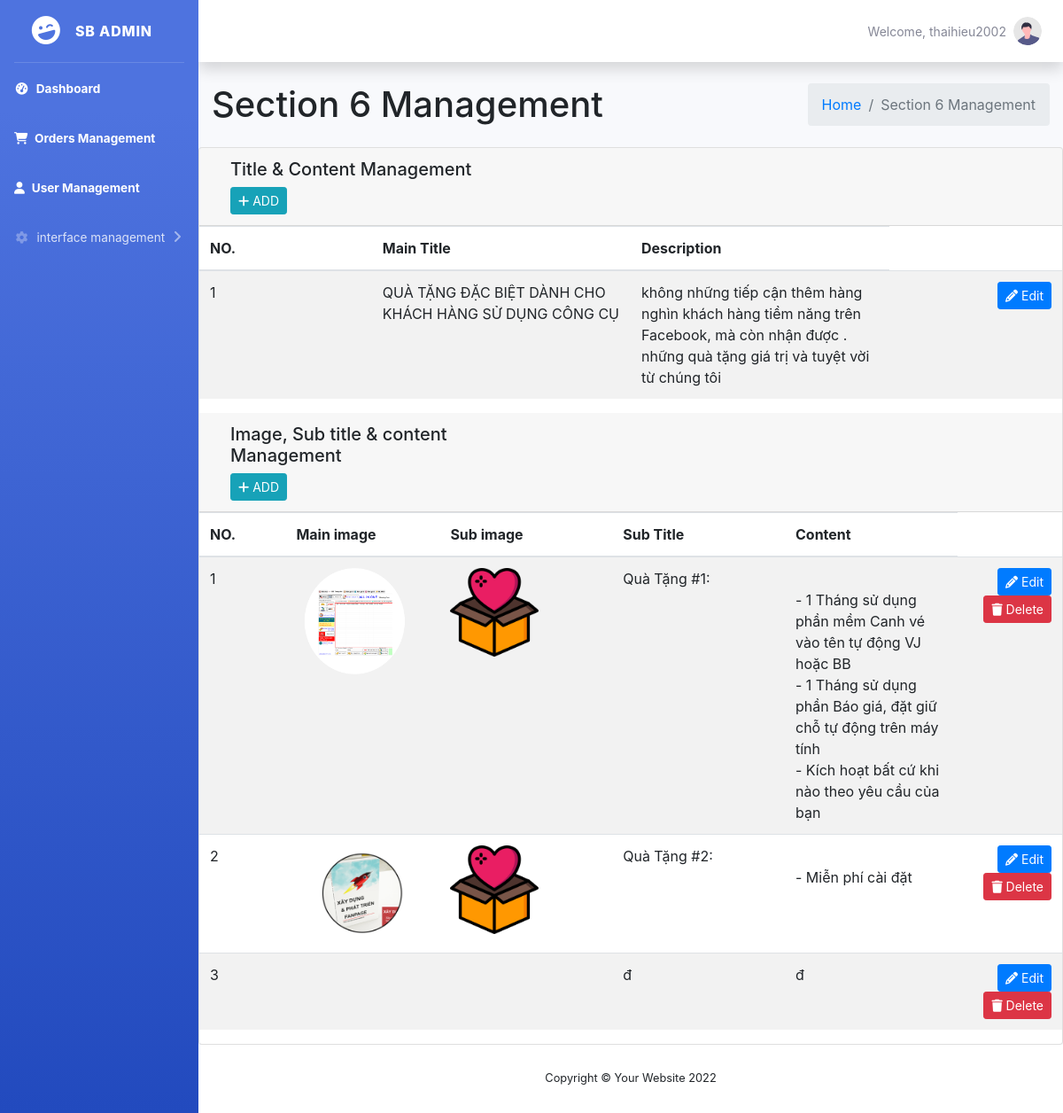
/views/section6.php (signed in), run on the app's committed database.
### tables this page shows
CREATE TABLE IF NOT EXISTS `section_6` (
  `id` int(11) NOT NULL AUTO_INCREMENT,
  `main_title` varchar(500) DEFAULT NULL,
  `des` varchar(500) DEFAULT NULL,
  `main_img` varchar(500) NOT NULL,
  `sub_img` varchar(500) NOT NULL,
  `sub_title` varchar(500) NOT NULL,
  `content` varchar(500) NOT NULL,
  PRIMARY KEY (`id`)
);

### models/db.php (called while the page is built)
<?php
class Db
{
	public static $connection;
    public function __construct()
    {
    if (!self::$connection) {
    self::$connection = new mysqli(DB_HOST, DB_USER, DB_PASSWORD, DB_NAME,PORT);
    self::$connection->set_charset(DB_CHARSET);
    }
    return self::$connection;
    }
}

### models/section6.php (called while the page is built, shortened)
<?php
class Section6 extends Db
{
    public function getAllSection6()
    {
        $sql = self::$connection->prepare("SELECT `main_img`,`sub_img`,`sub_title`,`content`,`id` FROM `section_6` WHERE `main_img` != '' AND `sub_img` != '' AND `sub_title` != '' AND `content` != ''");
        $sql->execute();
        $item = $sql->get_result()->fetch_all(MYSQLI_ASSOC);
        return $item;
    }
    public function getSection6()
    {
        $sql = self::$connection->prepare("SELECT * FROM `section_6` WHERE `main_title` != '' AND `des` != ''");
        $sql->execute();
        $item = $sql->get_result()->fetch_all(MYSQLI_ASSOC);
        return $item;
    }
}

### views/section6.php (the view, shortened to what this page needs)
<?php
include "header.php";
?>
<div class="content-wrapper">
    <section class="content-header">
        <div class="container-fluid">
            <div class="row mb-2">
                <div class="col-sm-6">
                    <h1>Section 6 Management</h1>
                </div>
                <div class="col-sm-6">
                    <ol class="breadcrumb float-sm-right">
                        <li class="breadcrumb-item"><a href="index.php">Home</a></li>
                        <li class="breadcrumb-item active">Section 6 Management</li>
                    </ol>
                </div>
            </div>
        </div>
    </section>
    <section class="content">
        <div class="card">
            <div class="card-header">
                <div class="card-tools">
                    <div class="col-sm-4">
                        <h5>Title & Content Management</h5>
                    </div>
                    <div class="col-sm-8">
                        <button type="button" class="btn btn-info btn-sm" data-toggle="modal" data-target="#addTTSS6"><i class="fas fa-plus"></i> ADD</button>
                    </div>
                </div>
            </div>
            <div class="card-body p-0">
                <table class="table table-striped projects">
                    <thead>
                        <tr>
                            <th style="width: 20%">
                                NO.
                            </th>
                            <th style="width: 30%">
                                Main Title
                            </th>
                            <th style="width: 30%">
                                Description
                            </th>
                        </tr>
                    </thead>
                    <tbody>
                        <?php
                        $count = 1;
                        $getSection6 = $section6->getSection6();
                        foreach ($getSection6 as $value) : ?>
                            <tr>
                                <td><?php echo $count++ ?></td>
                                <td><?php echo $value['main_title'] ?></td>
                                <td><?php echo $value['des'] ?></td>
                                <td class="project-actions text-right">
                                    <a class="btn btn-primary btn-sm" href="editSection6.php?id=<?php echo $value['id']; ?>">
                                        <i class="fas fa-pencil-alt">
                                        </i>
                                        Edit
                                    </a>
                                </td>
                            </tr>
                        <?php endforeach; ?>
                    </tbody>
                </table>
            </div>
            <div class="card-header">
                <div class="card-tools">
                    <div class="col-sm-4">
                        <h5>Image, Sub title & content Management</h5>
                    </div>
                    <div class="col-sm-8">
                        <button type="button" class="btn btn-info btn-sm" data-toggle="modal" data-target="#addSS6"><i class="fas fa-plus"></i> ADD</button>
                    </div>
                </div>
            </div>
            <div class="card-body p-0">
                <table class="table table-striped projects">
                    <thead>
                        <tr>
                            <th style="width: 10%">
                                NO.
                            </th>
                            <th style="width: 15%">
                                Main image
                            </th>
                            <th style="width: 20%">
                                Sub image
                            </th>
                            <th style="width: 20%">
                                Sub Title
                            </th>
                            <th style="width: 20%">
                                Content
                            </th>
                        </tr>
                    </thead>
                    <tbody>
                        <?php
                        $count = 1;
                        $getAllSection6 = $section6->getAllSection6();
                        foreach ($getAllSection6 as $value) : ?>
                            <tr>
                                <td><?php echo $count++ ?></td>
                                <td><img src="../public/image/<?php echo $value['main_img'] ?>" alt="" style="width:150px;"></td>
                                <td><img src="../public/image/<?php echo $value['sub_img'] ?>" alt="" style="width:100px;"></td>
                                <td><?php echo $value['sub_title'] ?></td>
                                <td><?php echo str_replace(" . ", '<br>- ', $value['content']) ?></td>
                                <td class="project-actions text-right">
                                    <a class="btn btn-primary btn-sm" href="editImageSS6.php?id=<?php echo $value['id']; ?>">
                                        <i class="fas fa-pencil-alt">
                                        </i>
                                        Edit
                                    </a>
                                    <?php if (count($getAllSection6) > 1) : ?>
                                        <a class="btn btn-danger btn-sm" href="../controllers/section6/deleteSS6.php?id=<?php echo $value['id']; ?>" onclick="return confirm('Are you sure you want to delete?')">
                                            <i class="fas fa-trash"></i> Delete
                                        </a>
                                    <?php endif; ?>
                                </td>
                            </tr>
                        <?php endforeach; ?>
                    </tbody>
                </table>
            </div>
        </div>
    </section>
</div>
<?php include "footer.php"; ?>

### data on the page
section_6: main_title "QUÀ TẶNG ĐẶC BIỆT DÀNH CHO KHÁCH HÀNG SỬ DỤNG CÔNG CỤ", des "không những tiếp cận thêm hàng nghìn khách hàng tiềm năng trên Facebook, mà còn nhận được . những quà tặng giá trị và tuyệt vời từ chúng tôi", main_img (picture), sub_img (picture), sub_title "Quà Tặng #1:", content "- 1 Tháng sử dụng phần mềm Canh vé vào tên tự động VJ hoặc BB - 1 Tháng sử dụng phần Báo giá, đặt giữ chỗ tự động trên máy tính - Kích hoạt bất cứ khi nào theo yêu cầu của bạn"
section_6: main_img (picture), sub_img (picture), sub_title "Quà Tặng #2:", content "- Miễn phí cài đặt"
section_6: sub_title "đ", content "đ"

### other printed values
$_SESSION['user'] "thaihieu2002"
